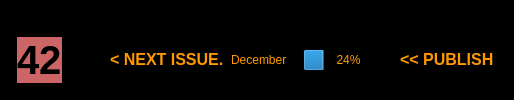
     <widget class="QFrame" name="frameMWMid">
      <property name="sizePolicy">
       <sizepolicy hsizetype="Preferred" vsizetype="Fixed">
        <horstretch>0</horstretch>
        <verstretch>0</verstretch>
       </sizepolicy>
      </property>
      <property name="minimumSize">
       <size>
        <width>0</width>
        <height>74</height>
       </size>
      </property>
      <property name="styleSheet">
       <string notr="true">background-image: url(:/BGs/Images/MWBottomTop.png);
background-color: rgb(0, 0, 0);</string>
      </property>
      <property name="frameShape">
       <enum>QFrame::NoFrame</enum>
      </property>
      <property name="frameShadow">
       <enum>QFrame::Raised</enum>
      </property>
      <property name="lineWidth">
       <number>0</number>
      </property>
      <layout class="QHBoxLayout" name="horizontalLayout_4">
       <property name="spacing">
        <number>7</number>
       </property>
       <property name="leftMargin">
        <number>17</number>
       </property>
       <property name="topMargin">
        <number>20</number>
       </property>
       <property name="rightMargin">
        <number>0</number>
       </property>
       <property name="bottomMargin">
        <number>0</number>
       </property>
       <item>
        <widget class="QLabel" name="label_NextIssueNum">
         <property name="sizePolicy">
          <sizepolicy hsizetype="Preferred" vsizetype="Fixed">
           <horstretch>0</horstretch>
           <verstretch>0</verstretch>
          </sizepolicy>
         </property>
         <property name="minimumSize">
          <size>
           <width>0</width>
           <height>0</height>
          </size>
         </property>
         <property name="font">
          <font>
           <family>System-ui</family>
           <pointsize>30</pointsize>
           <weight>75</weight>
           <bold>true</bold>
          </font>
         </property>
         <property name="styleSheet">
          <string notr="true">background-image: url(:/BGs/Images/Transparent.png);
background-color: rgb(204, 102, 102);
color: rgb(0, 0, 0);</string>
         </property>
         <property name="text">
          <string>42</string>
         </property>
        </widget>
       </item>
       <item>
        <spacer name="horizontalSpacer">
         <property name="orientation">
          <enum>Qt::Horizontal</enum>
         </property>
         <property name="sizeType">
          <enum>QSizePolicy::Fixed</enum>
         </property>
         <property name="sizeHint" stdset="0">
          <size>
           <width>30</width>
           <height>20</height>
          </size>
         </property>
        </spacer>
       </item>
       <item>
        <widget class="QFrame" name="frameMidContainer">
         <property name="styleSheet">
          <string notr="true">background-image: url(:/BGs/Images/Transparent.png);</string>
         </property>
         <property name="frameShape">
          <enum>QFrame::StyledPanel</enum>
         </property>
         <property name="frameShadow">
          <enum>QFrame::Raised</enum>
         </property>
         <layout class="QHBoxLayout" name="horizontalLayout_5">
          <item>
           <widget class="QFrame" name="frameLBLContainer">
            <property name="frameShape">
             <enum>QFrame::StyledPanel</enum>
            </property>
            <property name="frameShadow">
             <enum>QFrame::Raised</enum>
            </property>
            <layout class="QHBoxLayout" name="horizontalLayout_6">
             <property name="leftMargin">
              <number>0</number>
             </property>
             <property name="topMargin">
              <number>0</number>
             </property>
             <property name="rightMargin">
              <number>0</number>
             </property>
             <property name="bottomMargin">
              <number>0</number>
             </property>
             <item>
              <widget class="QLabel" name="label_NoEdit1">
               <property name="font">
                <font>
                 <family>System-ui</family>
                 <pointsize>12</pointsize>
                 <weight>75</weight>
                 <bold>true</bold>
                </font>
               </property>
               <property name="styleSheet">
                <string notr="true">color: rgb(255, 153, 0);</string>
               </property>
               <property name="text">
                <string>&lt; NEXT ISSUE.</string>
               </property>
              </widget>
             </item>
            </layout>
           </widget>
          </item>
          <item>
           <widget class="QLabel" name="label_monthNow">
            <property name="styleSheet">
             <string notr="true">color: rgb(255, 153, 0);</string>
            </property>
            <property name="text">
             <string>December</string>
            </property>
           </widget>
          </item>
          <item>
           <widget class="QFrame" name="frameProgressContainer">
            <property name="frameShape">
             <enum>QFrame::StyledPanel</enum>
            </property>
            <property name="frameShadow">
             <enum>QFrame::Raised</enum>
            </property>
            <layout class="QHBoxLayout" name="horizontalLayout_7">
             <property name="topMargin">
              <number>0</number>
             </property>
             <property name="bottomMargin">
              <number>0</number>
             </property>
             <item>
              <widget class="QProgressBar" name="progressBar">
               <property name="toolTip">
                <string>Days Pass Till Next Issue </string>
               </property>
               <property name="styleSheet">
                <string notr="true">color: rgb(255, 153, 0);</string>
               </property>
               <property name="value">
                <number>24</number>
               </property>
               <property name="alignment">
                <set>Qt::AlignLeading|Qt::AlignLeft|Qt::AlignVCenter</set>
               </property>
               <property name="invertedAppearance">
                <bool>false</bool>
               </property>
               <property name="format">
                <string>%p%</string>
               </property>
              </widget>
             </item>
             <item>
              <widget class="QLabel" name="label_Publish">
               <property name="font">
                <font>
                 <family>System-ui</family>
                 <pointsize>12</pointsize>
                 <weight>75</weight>
                 <bold>true</bold>
                </font>
               </property>
               <property name="styleSheet">
                <string notr="true">color: rgb(255, 153, 0);</string>
               </property>
               <property name="text">
                <string>&lt;&lt; PUBLISH</string>
               </property>
              </widget>
             </item>
            </layout>
           </widget>
          </item>
         </layout>
        </widget>
       </item>
      </layout>
     </widget>
